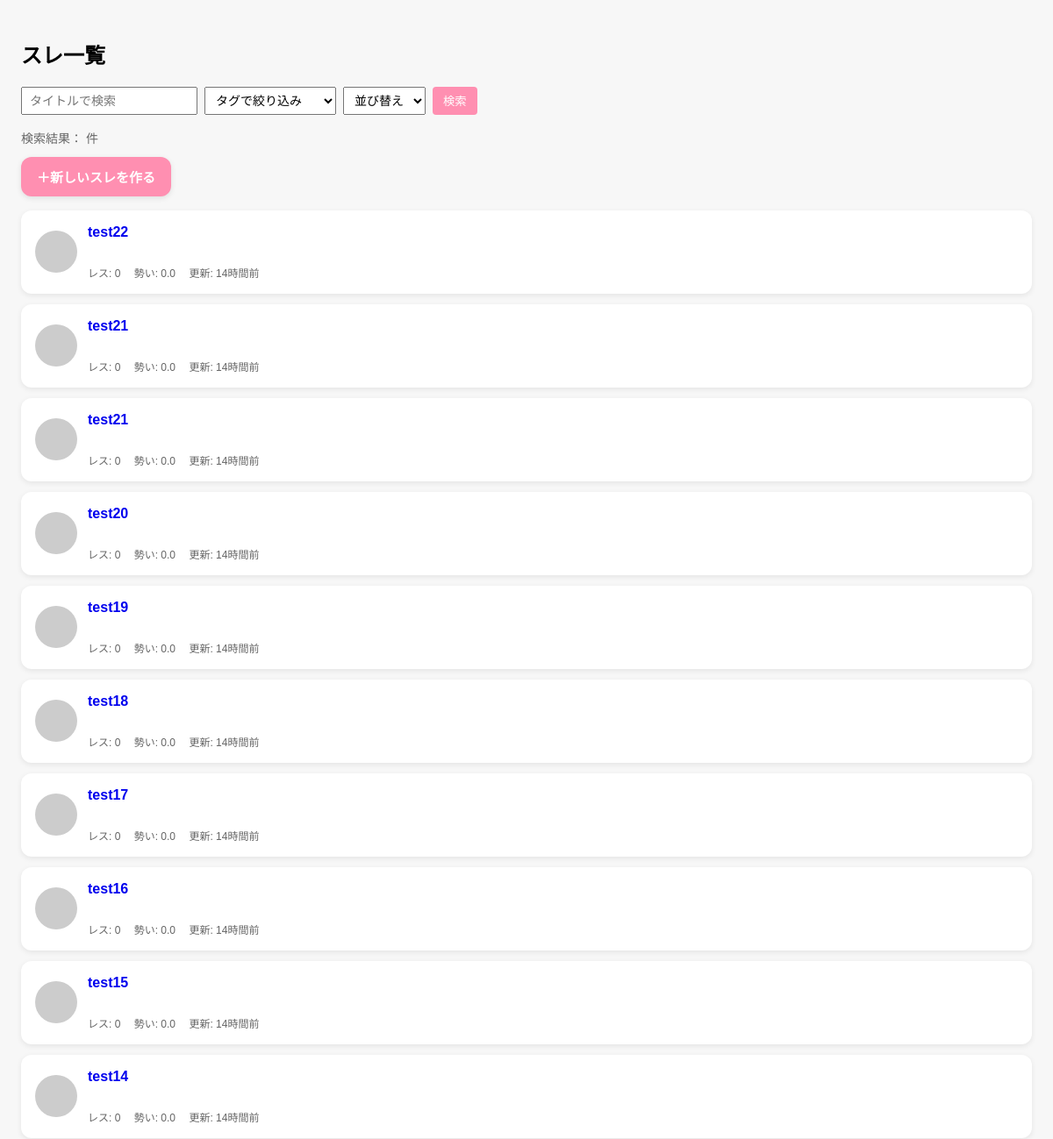
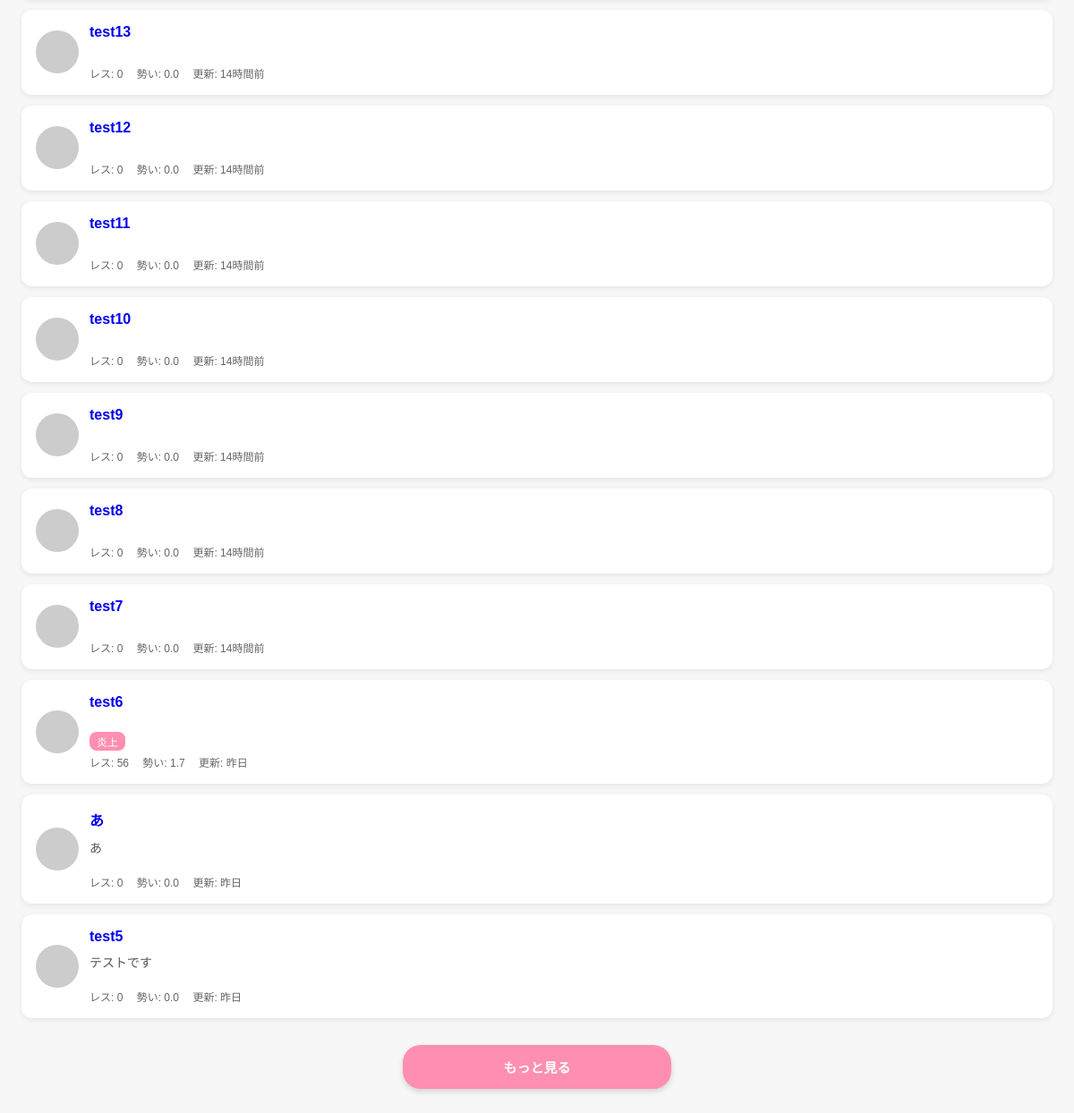
The page / on the database its author committed (2 pictures, top to bottom).
### board/models.py (models this page shows, shortened)
class Thread(models.Model):
    title = models.CharField(max_length=200)
    content = models.TextField()
    tags = models.ManyToManyField(Tag, blank=True)
    icon = models.URLField(blank=True, null=True)
    created_at = models.DateTimeField(auto_now_add=True)
    updated_at = models.DateTimeField(auto_now=True)
    @property
    def momentum(self):
        hours = max((timezone.now() - self.created_at).total_seconds() / 3600, 1)
        reply_count = self.replies.count()
        return round(reply_count / hours, 1)

class Tag(models.Model):
    name = models.CharField(max_length=50)

### board/views.py (the view)
# urls.py: path('', views.thread_list, name='thread_list'),
def thread_list(request):
    sort = request.GET.get("sort")
    tag = request.GET.get("tag")
    search = request.GET.get("q")
    qs = Thread.objects.all()
    if tag:
        qs = qs.filter(tags__name=tag)
    if search:
        qs = qs.filter(title__icontains=search)
    if not sort:
        sort = "updated"
    if sort == "updated":
        qs = qs.order_by("-updated_at")
    elif sort == "momentum":
        qs = qs.order_by("-momentum")
    elif sort == "reply_count":
        qs = qs.order_by("-reply_count")
    else:
        qs = qs.order_by("-updated_at")
    threads = qs[:20]
    return render(request, "board/thread_list.html", {
        "threads": threads,
        "sort": sort,
        "tag": tag,
        "q": search,
        "all_tags": Tag.objects.all(),
    })

### board/templatetags/time_filters.py (called while the page is built)
@register.filter
def jtimesince(value):
    if not value:
        return ""
    now = timezone.now()
    diff = now - value
    seconds = diff.total_seconds()
    if seconds < 60:
        return "たった今"
    elif seconds < 3600:
        minutes = int(seconds // 60)
        return f"{minutes}分前"
    elif seconds < 86400:
        hours = int(seconds // 3600)
        return f"{hours}時間前"
    elif seconds < 86400 * 2:
        return "昨日"
    else:
        days = int(seconds // 86400)
        return f"{days}日前"

### board/templates/board/thread_list.html (shortened to what this page needs)
{% load time_filters %}
{% load static %}
<!DOCTYPE html>
<html lang="ja">
<head>
    <link rel="stylesheet" href="{% static 'board/thread_list.css' %}">
</head>
<body>
<h2 class="page-title">スレ一覧</h2>
<form method="GET" class="search-box">
    <input type="text" name="q" placeholder="タイトルで検索" value="{{ request.GET.q }}">
    <select name="tag">
        <option value="">タグで絞り込み</option>
    </select>
    <select name="sort">
        <option value="">並び替え</option>
    </select>
    <button type="submit">検索</button>
</form>
<p class="result-count">
    検索結果：{{ total_count }} 件
</p>
<a href="{% url 'thread_create' %}" class="create-thread-btn">＋新しいスレを作る</a>
<div id="thread-list">
    {% for t in threads %}
    <a href="{% url 'thread_detail' t.id %}" class="card" id="thread-{{ t.id }}">
        <div class="icon">
        </div>
        <div class="info">
            <div class="title">{{ t.title }}</div>
            <div class="preview">
                {{ t.content|truncatechars:60|linebreaksbr }}
            </div>
            <div class="tags">
                {% for tag in t.tags.all %}
                    <span class="tag">{{ tag.name }}</span>
                {% endfor %}
            </div>
            <div class="meta">
                レス: {{ t.replies.count }}
                勢い: {{ t.momentum }}
                更新: {{ t.updated_at|jtimesince }}
            </div>
        </div>
    </a>
    {% endfor %}
</div>
<div id="load-more-area">
    <button id="load-more-btn">もっと見る</button>
</div>
</body>
</html>

### board/static/board/thread_list.css (style rules this page uses)
body { background: #f7f7f7; font-family: sans-serif; padding: 16px; }
.card { background: #fff; border-radius: 12px; padding: 16px; margin-bottom: 12px; box-shadow: 0 2px 6px rgba(0,0,0,0.08); display: flex; align-items: center; gap: 12px; text-decoration: none; }
.icon { width: 48px; height: 48px; border-radius: 50%; background: #ccc; flex-shrink: 0; }
.info { display: flex; flex-direction: column; }
.title { font-size: 16px; font-weight: bold; margin-bottom: 4px; }
.meta { font-size: 12px; color: #666; }
.create-thread-btn { display: inline-block; background: #ff8fb1; color: white; padding: 12px 18px; border-radius: 12px; font-size: 15px; font-weight: bold; text-decoration: none; box-shadow: 0 2px 6px rgba(0,0,0,0.1); transition: 0.2s; margin-bottom: 16px; }
.tags { margin: 4px 0; }
.tag { display: inline-block; background: #ff8fb1; color: white; padding: 2px 8px; border-radius: 8px; font-size: 12px; margin-right: 4px; }
.preview { font-size: 14px; color: #555; margin: 6px 0 10px; line-height: 1.5; }
.search-box { display: flex; gap: 8px; margin-bottom: 16px; }
.search-box input, .search-box select { padding: 6px 8px; font-size: 14px; }
.search-box button { padding: 6px 12px; background: #ff8fb1; color: white; border: none; border-radius: 4px; }
.result-count { font-size: 14px; color: #666; margin-bottom: 12px; }
#load-more-area { text-align: center; margin: 30px 0 60px; }
#load-more-btn { background: #ff8fb1; color: white; border: none; padding: 14px 24px; border-radius: 20px; font-size: 15px; font-weight: bold; cursor: pointer; box-shadow: 0 3px 6px rgba(0,0,0,0.15); transition: 0.2s ease; width: 80%; max-width: 300px; }

### rows shown on the page
Thread: title "test22", replies.count "0", momentum "0.0", updated_at|jtimesince "14時間前"
Thread: title "test21", replies.count "0", momentum "0.0", updated_at|jtimesince "14時間前"
Thread: title "test21", replies.count "0", momentum "0.0", updated_at|jtimesince "14時間前"
Thread: title "test20", replies.count "0", momentum "0.0", updated_at|jtimesince "14時間前"
Thread: title "test19", replies.count "0", momentum "0.0", updated_at|jtimesince "14時間前"
Thread: title "test18", replies.count "0", momentum "0.0", updated_at|jtimesince "14時間前"
Thread: title "test17", replies.count "0", momentum "0.0", updated_at|jtimesince "14時間前"
Thread: title "test16", replies.count "0", momentum "0.0", updated_at|jtimesince "14時間前"
Thread: title "test15", replies.count "0", momentum "0.0", updated_at|jtimesince "14時間前"
Thread: title "test14", replies.count "0", momentum "0.0", updated_at|jtimesince "14時間前"
Thread: title "test13", replies.count "0", momentum "0.0", updated_at|jtimesince "14時間前"
Thread: title "test12", replies.count "0", momentum "0.0", updated_at|jtimesince "14時間前"
Thread: title "test11", replies.count "0", momentum "0.0", updated_at|jtimesince "14時間前"
Thread: title "test10", replies.count "0", momentum "0.0", updated_at|jtimesince "14時間前"
Thread: title "test9", replies.count "0", momentum "0.0", updated_at|jtimesince "14時間前"
Thread: title "test8", replies.count "0", momentum "0.0", updated_at|jtimesince "14時間前"
Thread: title "test7", replies.count "0", momentum "0.0", updated_at|jtimesince "14時間前"
Thread: title "test6", replies.count "56", momentum "1.7", updated_at|jtimesince "昨日"
Tag: name "炎上"
Thread: title "あ", content "あ", replies.count "0", momentum "0.0", updated_at|jtimesince "昨日"
Thread: title "test5", content "テストです", replies.count "0", momentum "0.0", updated_at|jtimesince "昨日"
